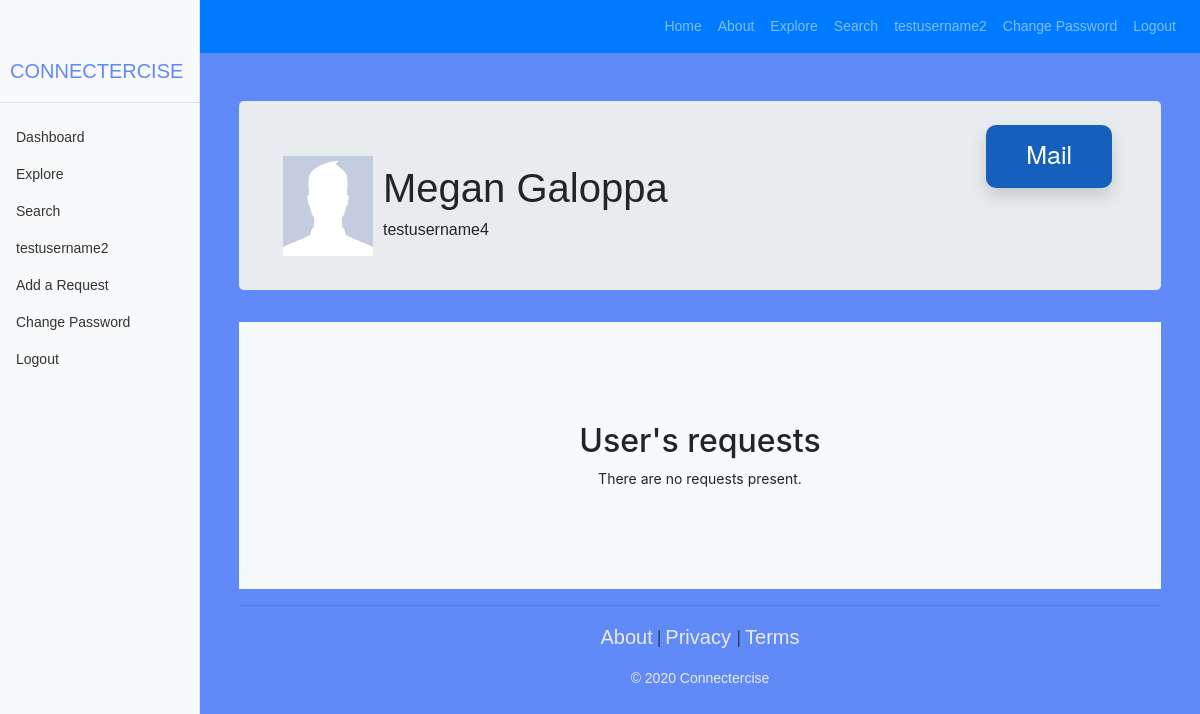
The page /user/testusername4/ (signed in) on the database as committed earlier.
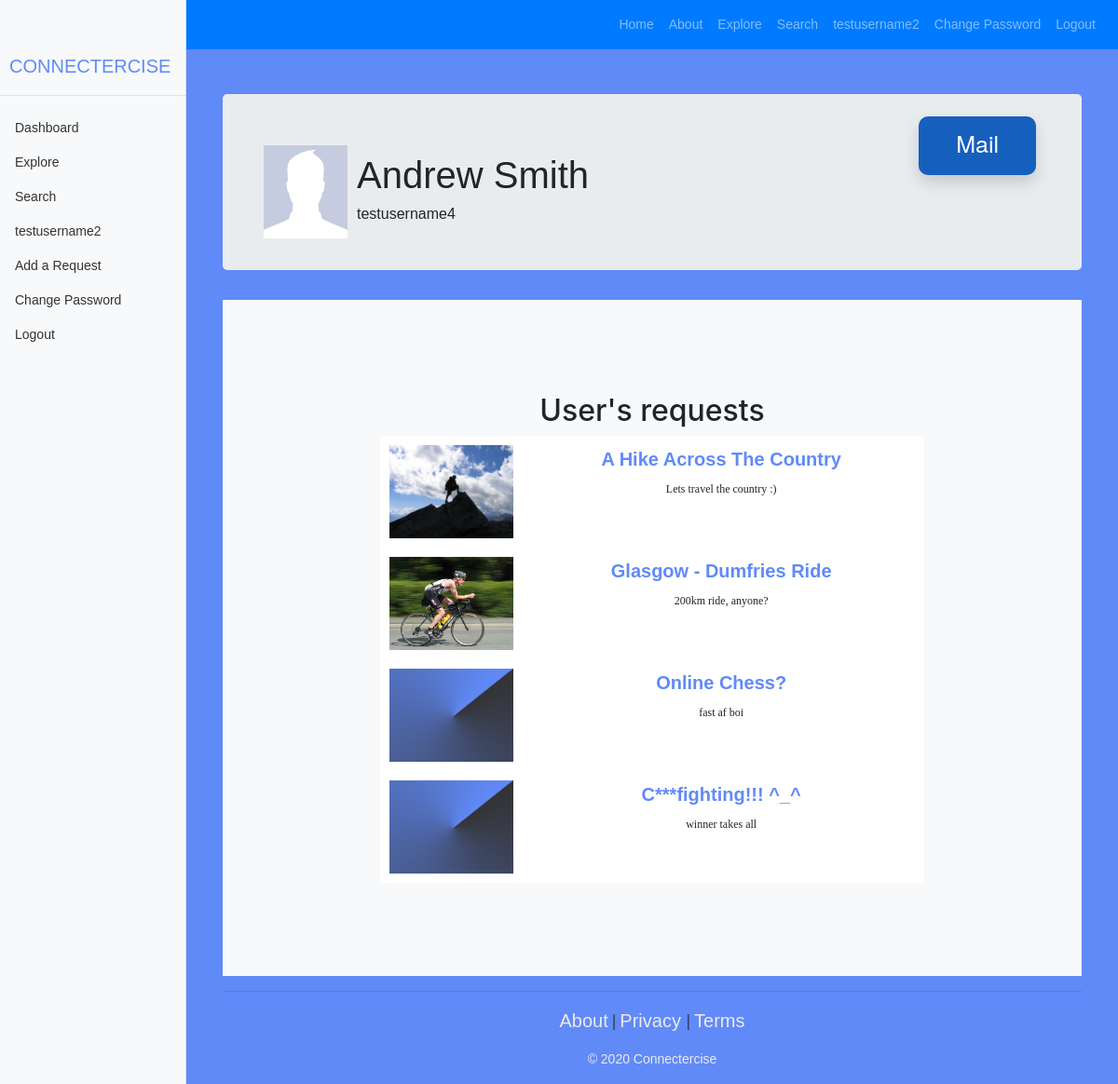
The same page on the database as committed later.
### connectercise/models.py (models this page shows, shortened)
class UserProfile(models.Model):
    user = models.OneToOneField(User, on_delete=models.CASCADE)
    picture = models.ImageField(upload_to='profile_images', default='profile_images/default.jpg')
    slug = models.SlugField(unique=True)

class SportRequest(models.Model):
    sport = models.ForeignKey(Sport, on_delete=models.CASCADE)
    title = models.CharField(max_length=128)
    views = models.IntegerField(default=0)
    slug = models.SlugField(unique=True)
    request_id = models.CharField(max_length=128,primary_key=True)
    suggested_date = models.DateField(null=True, blank=True, help_text='MM/DD/YY (optional HH:MM)')
    location = models.CharField(max_length=512)
    creator = models.ForeignKey(User, on_delete=models.CASCADE)
    desc = models.CharField(max_length=1024)
    completed = models.BooleanField(default=False)
    picture = models.ImageField(upload_to='requests', blank=True)

class Sport(models.Model):
    name = models.CharField(max_length=128, unique=True)
    slug = models.SlugField(unique=True)
    picture = models.ImageField(upload_to='sports', default='sports/default.jpg')

### connectercise/views.py (the view)
# urls.py: path('user/<slug:user_profile_slug>/', views.show_user, name='show_user'),
def show_user(request, user_profile_slug):
    context_dict = {}
    try:
        user = User.objects.get(username=user_profile_slug)
        userp = UserProfile.objects.get(user=user)
        context_dict['userp'] = userp
        try:
            user_requests = SportRequest.objects.filter(creator=user)
            context_dict['requests'] = user_requests
        except SportRequest.DoesNotExist:
            context_dict['requests'] = None
    except User.DoesNotExist:
        context_dict['userp'] = None
    return render(request, 'connectercise/user.html', context=context_dict)

### templates/connectercise/user.html (shortened to what this page needs)
{% extends 'connectercise/base.html' %}
{% load static %}
{% block body_block %}
<div class="container text-center">
    <div class="jumbotron p-4">
        <div class="container">
        {% if userp %}
            <table class="tg">
              <tr>
                <th class="tg-cly1">
                    <img src="{{ userp.picture.url }}" width="90" height="100">
                </th>
                    {% if user.is_authenticated %}
                    {% if userp.user.username == request.user.username %}
                    <a style="float:right;" class="action-button shadow animate blue" href="{% url 'connectercise:user_settings' userp.user.username %}">Settings</a><br />
                    {% else %}
                    <a style="float:right;" class="action-button shadow animate blue" href ="mailto: {{ userp.user.email }}">Mail</a><br />
                    {% endif %}
                <th class="tg-cly1">
                    <h1 class="jumbotron-heading">{{ userp.user.first_name }} {{ userp.user.last_name }}</h1>
                    <h6>{{ userp.user.username }}</h6>
                </th>
              </tr>
            </table>
        {% endif %}
        {% else %}
            The specified user does not exist.
        {% endif %}
        </div>
    </div>
    <ul>
    {% if userp %}
    <section id="requests" class="bg-light">
        <div class="container">
            <div class="row">
                <div class="col-lg-8 mx-auto">
                <h2>User's requests</h2>
                <ul class="nav flex-column">
                    {% if requests %}
                        {% for request in requests %}
                        <ul class="list">
                            <li class="list">
                            {% if request.picture %}
                            <img class="list" src="{{ request.picture.url }}" />
                            {% else %}
                            <img class="list" src="{{ request.sport.picture.url }}" />
                            {% endif %}
                            <h3 class="list"><a href="{% url 'connectercise:show_request' request.sport.slug request.slug %}">
                            {{ request.title }}</a></h3>
                            <p class="list">{{ request.desc }}</p>
                            </li>
                        </ul>
                        {% endfor %}
                    {% else %}
                        <li class="nav-item">There are no requests present.</li>
                    {% endif %}
                </ul>
                </div>
            </div>
        </div>
    {% else %}
    User has made no requests.<br />
    {% endif %}
    </section>
    </ul>
</div>
{% endblock %}

Rows that differ between the two databases and show on the page:
changed through a linked row, UserProfile "testusername4": user.first_name "Megan" → "Andrew"; user.last_name "Galoppa" → "Smith"
added SportRequest: sport.picture (picture), title "A Hike Across The Country", desc "Lets travel the country :)"
added SportRequest: sport.picture (picture), title "Glasgow - Dumfries Ride", desc "200km ride, anyone?"
added SportRequest: sport.picture (placeholder picture), title "Online Chess?", desc "fast af boi"
added SportRequest: sport.picture (placeholder picture), title "C***fighting!!! ^_^", desc "winner takes all"
Other text that changed with them:
text no longer shown: "There are no requests present."
